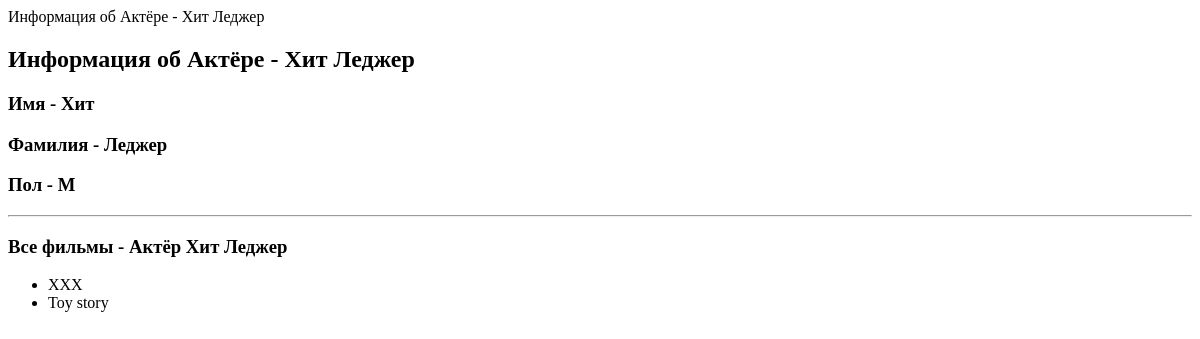
/actors/2, run on an earlier commit of the app's database.
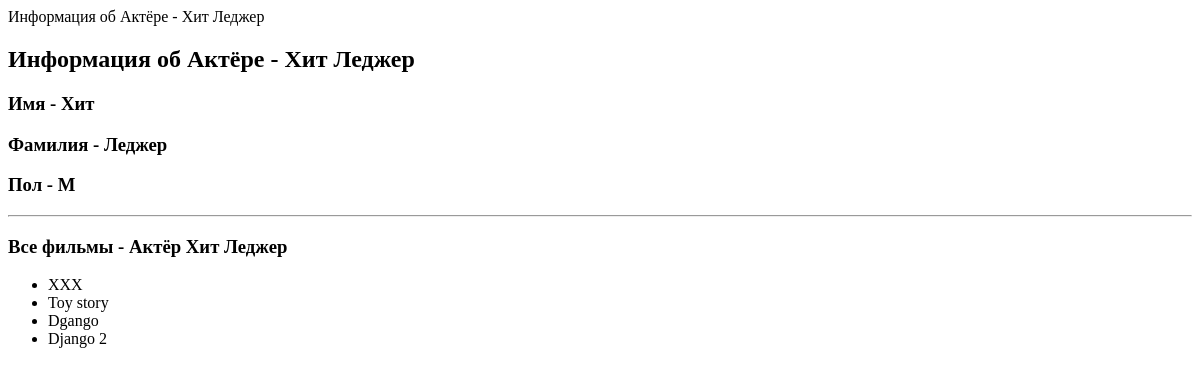
And on a later commit of the database.
### movie_app/models.py (models this page shows, shortened)
class Movie(models.Model):
    EURO = 'EUR'
    USD = 'USD'
    RUB = 'RUB'
    CURRENCY_CHOICES = [
        (EURO, 'Euro'),
        (USD, 'Dollars'),
        (RUB, 'Rubles'),
    ]
    name = models.CharField(max_length=20)
    rating = models.IntegerField(validators=[MinValueValidator(1),
                                             MaxValueValidator(100)])
    year = models.IntegerField(null=True, blank=True)
    budget = models.IntegerField(default=10000000, blank=True, validators=[MinValueValidator(1)])
    currency = models.CharField(max_length=3, choices=CURRENCY_CHOICES, default=RUB)
    slug = models.SlugField(default='', null=False, db_index=True)
    director = models.ForeignKey(Director, on_delete=models.PROTECT, null=True)  # связь один ко многим
    actors = models.ManyToManyField(Actor)  # связь многие ко многим

### movie_app/views.py (the view)
# urls.py: path('actors/<int:pk>', views.OneActors.as_view(), name='actor-ditail'),
class OneActors(DetailView):
    template_name = 'movie_app/one_actor.html'
    model = Actor
    context_object_name = 'actor'

### movie_app/models.py (called while the page is built)
    def __str__(self):
        if self.gender == self.MALE:
            return f' Актёр {self.first_name} {self.last_name}'
        else:
            return f'Актриса {self.first_name} {self.last_name}'

### movie_app/templates/movie_app/one_actor.html
{% include 'movie_app/base.html' %}
{% block Title %} Информация об Актёре - {{ actor.first_name }} {{ actor.last_name }} {% endblock %}
{% block content %}
    <h2> Информация об Актёре - {{ actor.first_name }} {{ actor.last_name }} </h2>
    <h3> Имя - {{ actor.first_name }}</h3>
    <h3> Фамилия - {{ actor.last_name }}</h3>
    <h3> Пол - {{ actor.gender }}</h3>
    <hr>
    <h3>Все фильмы - {{ actor }} </h3>
         <ul>
        {% for movie in actor.movie_set.all%}
            <li>{{ movie.name }}</li>
            {% endfor %}
    </ul>
{% endblock %}

What changed in the data, as far as the page shows it:
now on this page (row edited): Movie: name "Dgango"
added Movie: name "Django 2"
